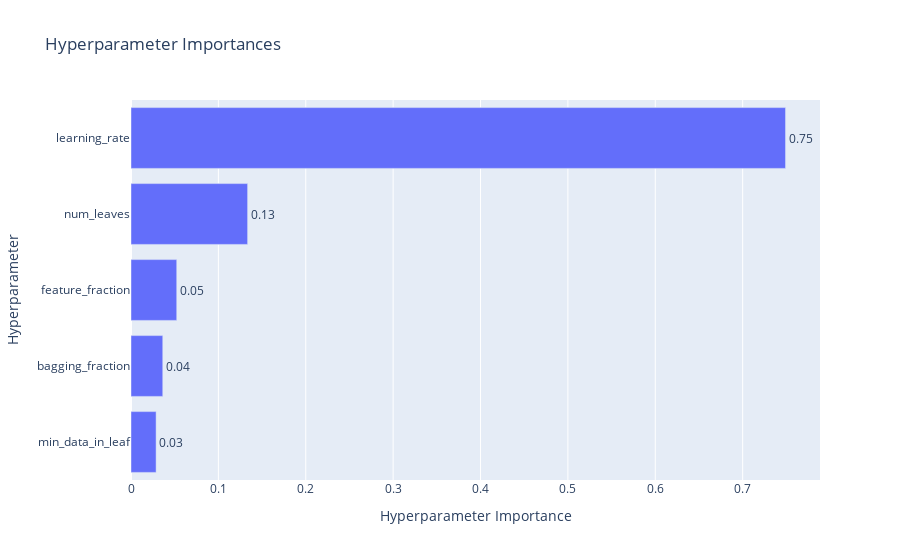

Notebook source saved alongside this figure:
### Code cell
plot_param_importances(study)

### Figure 1 — Plotly figure (JSON) as saved in the notebook; plotly's stock layout.template omitted (floating-point values rounded to 4 significant figures)
{"data": [{"cliponaxis": false, "hovertemplate": ["min_data_in_leaf (IntDistribution): 0.02873252061326758<extra></extra>", "bagging_fraction (FloatDistribution): 0.036358552509038244<extra></extra>", "feature_fraction (FloatDistribution): 0.05234602121983523<extra></extra>", "num_leaves (IntDistribution): 0.13348000472317947<extra></extra>", "learning_rate (FloatDistribution): 0.7490829009346796<extra></extra>"], "name": "Objective Value", "orientation": "h", "text": ["0.03", "0.04", "0.05", "0.13", "0.75"], "textposition": "outside", "type": "bar", "x": [0.02873, 0.03636, 0.05235, 0.1335, 0.7491], "y": ["min_data_in_leaf", "bagging_fraction", "feature_fraction", "num_leaves", "learning_rate"]}], "layout": {"title": {"text": "Hyperparameter Importances"}, "xaxis": {"title": {"text": "Hyperparameter Importance"}}, "yaxis": {"title": {"text": "Hyperparameter"}}}}
